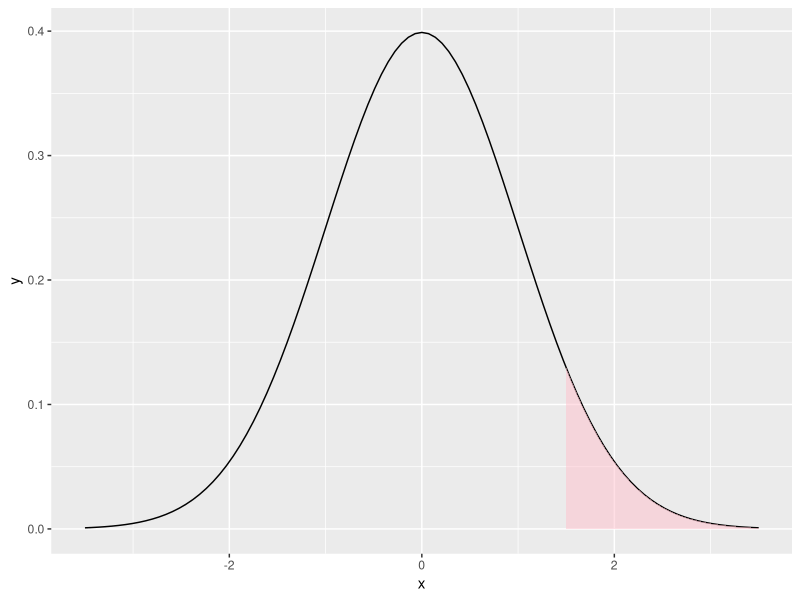
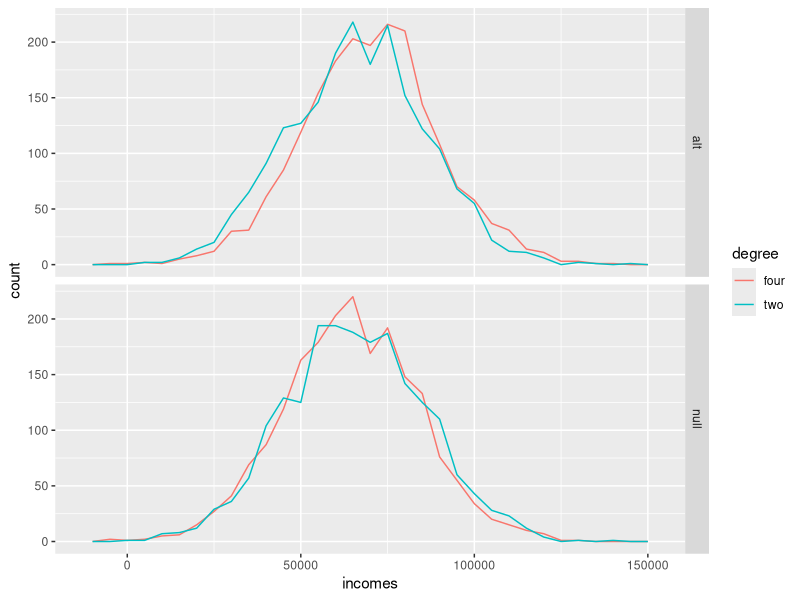
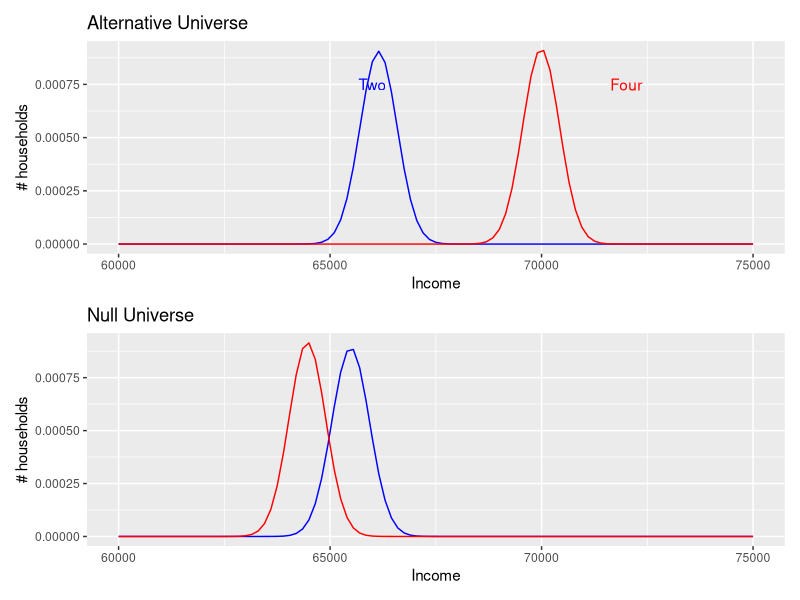
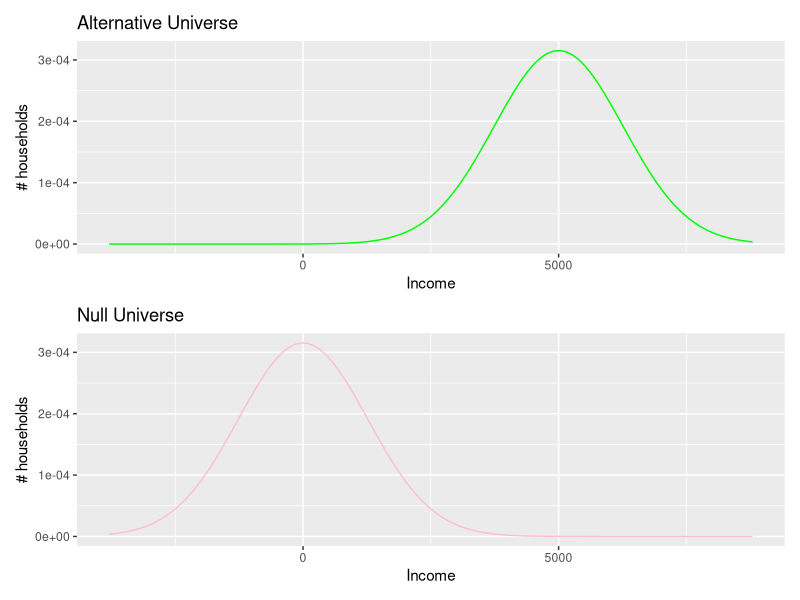
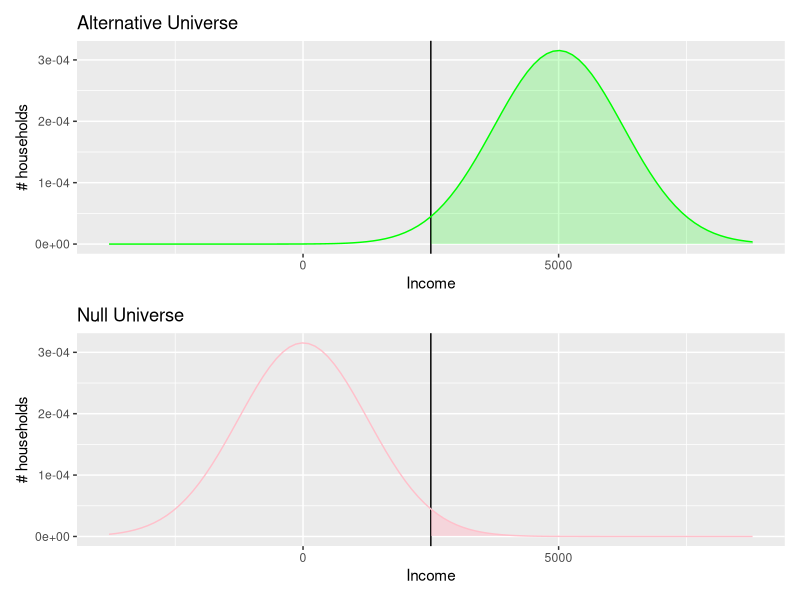
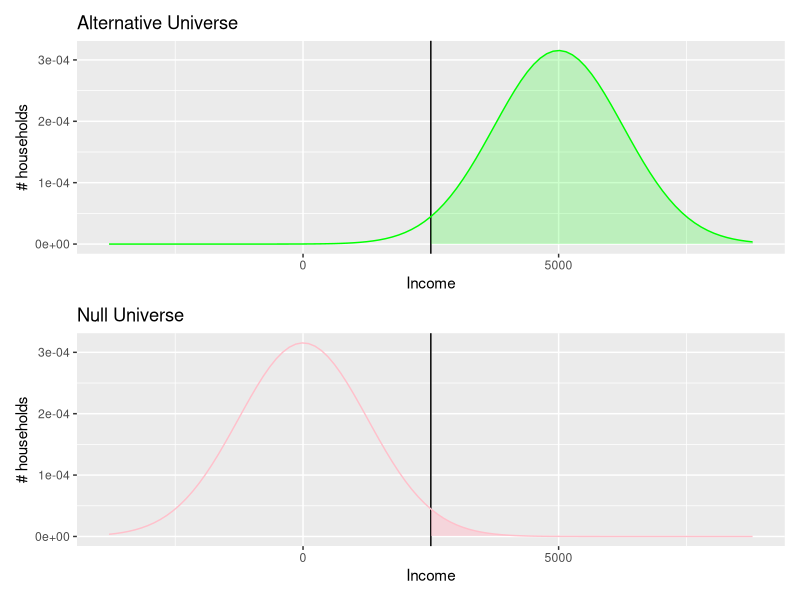

Recreate these plots in R, in order.
## ---- chunk 1
# hit the little play triangle now
1 + 1 
## ---- chunk 2
library(tidyverse)
## ---- chunk 3
absXLim = 3.5
z <-  1.5
xAx <- tibble(x = c(-absXLim, absXLim)) # x axis limits
  # make foundational plot
  basePlot <- ggplot(xAx, aes(x = x)) + 
    stat_function(fun = dnorm)
  # make shaded area
  theXLim <- c(z, absXLim)
  fullPlot <- basePlot + 
      stat_function(fun = dnorm,
                    xlim = theXLim, 
                    geom = "area",
                    fill = "pink", alpha = 0.5)
show(fullPlot)
## ---- chunk 4
#install.packages("patchwork")
library(tidyverse)
library(patchwork)
## ---- chunk 5
### generate example samples from a null and minimal important effect
avg_Aus_income <- 65000  # ave Austin income in US$
sd_Aus_income <- 20000

# minimally interesting potential diff between 2 and 4 year degree
cool_effect <- 5000
big_Aus_income <- avg_Aus_income + cool_effect

# sample size - the main variables we'll play with
samp_size <- 2000
## ---- chunk 6
## need 3 columns: $, degree, universe (null or alt)
# incomes: var name is of form degree_universe
two_null <- rnorm(samp_size, mean = avg_Aus_income, sd = sd_Aus_income)
four_null <- rnorm(samp_size, mean = avg_Aus_income, sd = sd_Aus_income)
two_alt <- rnorm(samp_size, mean = avg_Aus_income, sd = sd_Aus_income)
four_alt <- rnorm(samp_size, mean = big_Aus_income, sd = sd_Aus_income)

incomes <- c(two_null, four_null, two_alt, four_alt)

# degree... 
degree <- rep(rep(c("two", "four"), times = 2), each = samp_size)

# universe...
universe <- rep(c("null", "alt"), each = 2*samp_size)

# assemble le tibble
income_sim <- tibble(incomes, degree, universe)

## plotting of our samples
samples_plot <- income_sim %>% 
  ggplot(aes(x = incomes, color = degree)) +
  geom_freqpoly(binwidth = 5000) +
  facet_grid(universe ~ .)

show(samples_plot)

## ---- chunk 7
## compute means, ses, etc.
my_summary <- income_sim %>% 
  group_by(universe, degree) %>% 
  summarize(
    s_size = n(),
    my_means = mean(incomes), 
    my_sds = sd(incomes)) %>% 
  mutate(
    my_ses = my_sds/sqrt(s_size),
    my_CIs = my_ses * 1.96)
## ---- chunk 8
# tibble just for setting up x-axis of plot
my_XLim = c(60000, 75000)
xAx <- tibble(x = my_XLim) # x axis limits

### alternate universe first
# basic plot
altPlot <- ggplot(xAx, aes(x = x)) + 
  stat_function(fun = dnorm, 
                args = list(mean = my_summary[[2, 4]], sd = my_summary[[2, 6]]), color = "blue") +
  stat_function(fun = dnorm, 
                args = list(mean = my_summary[[1, 4]], sd = my_summary[[1, 6]]), color = "red")
# add goodies
altPlot <- altPlot +
  xlab("Income") +
  ylab("# households") +
  ggtitle("Alternative Universe") +
  annotate("text", x = avg_Aus_income +1000, y = .00075, label = "Two", color = "blue") + 
  annotate("text", x = big_Aus_income +2000, y = .00075, label = "Four", color = "red")

### null universe now
nullPlot <- ggplot(xAx, aes(x = x)) + 
  stat_function(fun = dnorm, 
                args = list(mean = my_summary[[4, 4]], sd = my_summary[[4, 6]]), color = "blue") +
  stat_function(fun = dnorm, 
                args = list(mean = my_summary[[3, 4]], sd = my_summary[[3, 6]]), color = "red")
# level up with goodies
nullPlot <- nullPlot +
  xlab("Income") +
  ylab("# households") +
  ggtitle("Null Universe")

show(altPlot / nullPlot)
## ---- chunk 9
# re-define here because we'll be playing with these
sd_Aus_income <- 20000 # mainly to remind myself
cool_effect <- 5000
criterion <- cool_effect/2
samp_size <- 500

# standard error of the difference
se_diff <- sqrt(2)*(sd_Aus_income)/sqrt(samp_size)

# tibble just for setting up x-axis of plot
x_ax_min <- -3*se_diff
x_ax_max <- cool_effect+3*se_diff
my_XLim = c(x_ax_min, x_ax_max)
xAx <- tibble(x = my_XLim) # x axis limits

### alternate universe first
# basic plot
altPlot <- ggplot(xAx, aes(x = x)) + 
  stat_function(fun = dnorm, 
                args = list(mean = cool_effect, sd = se_diff), color = "green")

# add goodies
altPlot <- altPlot +
  xlab("Income") +
  ylab("# households") +
  ggtitle("Alternative Universe")

### null universe now
nullPlot <- ggplot(xAx, aes(x = x)) + 
  stat_function(fun = dnorm, 
                args = list(mean = 0, sd = se_diff), color = "pink")
#  goodies
nullPlot <- nullPlot +
  xlab("Income") +
  ylab("# households") +
  ggtitle("Null Universe")

show(altPlot / nullPlot)
## ---- chunk 10
# re-define here because we'll be playing with these
sd_Aus_income <- 20000 # mainly to remind myself
cool_effect <- 5000
criterion <- cool_effect/2
samp_size <- 500

# standard error of the difference
se_diff <- sqrt(2)*(sd_Aus_income)/sqrt(samp_size)

# tibble just for setting up x-axis of plot
x_ax_min <- -3*se_diff
x_ax_max <- cool_effect+3*se_diff
my_XLim = c(x_ax_min, x_ax_max)
xAx <- tibble(x = my_XLim) # x axis limits

### alternate universe first
# basic plot
altPlot <- ggplot(xAx, aes(x = x)) + 
  geom_vline(xintercept = criterion) +
  stat_function(fun = dnorm, 
                args = list(mean = cool_effect, sd = se_diff), color = "green")
# fill false alarm rate
x_lim_fill <- c(criterion, x_ax_max)
altPlot <- altPlot +
  stat_function(fun = dnorm,
                args = list(mean = cool_effect, sd = se_diff), 
                xlim = x_lim_fill, 
                geom = "area",
                fill = "green", alpha = 0.2)
# add goodies
altPlot <- altPlot +
  xlab("Income") +
  ylab("# households") +
  ggtitle("Alternative Universe")

### null universe now
nullPlot <- ggplot(xAx, aes(x = x)) + 
  geom_vline(xintercept = criterion) +
  stat_function(fun = dnorm, 
                args = list(mean = 0, sd = se_diff), color = "pink")
x_lim_fill <- c(criterion, x_ax_max)
nullPlot <- nullPlot +
  stat_function(fun = dnorm,
                args = list(mean = 0, sd = se_diff), 
                xlim = x_lim_fill, 
                geom = "area",
                fill = "pink", alpha = 0.5)
#  goodies
nullPlot <- nullPlot +
  xlab("Income") +
  ylab("# households") +
  ggtitle("Null Universe")

show(altPlot / nullPlot)
## ---- chunk 11
my_power <- pnorm(criterion, mean = cool_effect, sd = se_diff, lower.tail = FALSE)
my_alpha <- pnorm(criterion, mean = 0, sd = se_diff, lower.tail = FALSE)

print(sprintf("For an n of %i", samp_size))
print(sprintf("Power is %.2f", my_power))
print(sprintf("Alpha is %.2f", my_alpha))
## ---- chunk 12
samp_size <- 500 # change me!

library(tidyverse)
library(patchwork)

# re-define here because we'll be playing with these
sd_Aus_income <- 20000 # mainly to remind myself
cool_effect <- 5000
criterion <- cool_effect/2


# standard error of the difference
se_diff <- sqrt(2)*(sd_Aus_income)/sqrt(samp_size)

# tibble just for setting up x-axis of plot
x_ax_min <- -3*se_diff
x_ax_max <- cool_effect+3*se_diff
my_XLim = c(x_ax_min, x_ax_max)
xAx <- tibble(x = my_XLim) # x axis limits

### alternate universe first
# basic plot
altPlot <- ggplot(xAx, aes(x = x)) + 
  geom_vline(xintercept = criterion) +
  stat_function(fun = dnorm, 
                args = list(mean = cool_effect, sd = se_diff), color = "green")
# fill false alarm rate
x_lim_fill <- c(criterion, x_ax_max)
altPlot <- altPlot +
  stat_function(fun = dnorm,
                args = list(mean = cool_effect, sd = se_diff), 
                xlim = x_lim_fill, 
                geom = "area",
                fill = "green", alpha = 0.2)
# add goodies
altPlot <- altPlot +
  xlab("Income") +
  ylab("# households") +
  ggtitle("Alternative Universe")

### null universe now
nullPlot <- ggplot(xAx, aes(x = x)) + 
  geom_vline(xintercept = criterion) +
  stat_function(fun = dnorm, 
                args = list(mean = 0, sd = se_diff), color = "pink")
x_lim_fill <- c(criterion, x_ax_max)
nullPlot <- nullPlot +
  stat_function(fun = dnorm,
                args = list(mean = 0, sd = se_diff), 
                xlim = x_lim_fill, 
                geom = "area",
                fill = "pink", alpha = 0.5)
#  goodies
nullPlot <- nullPlot +
  xlab("Income") +
  ylab("# households") +
  ggtitle("Null Universe")

show(altPlot / nullPlot)

my_power <- pnorm(criterion, mean = cool_effect, sd = se_diff, lower.tail = FALSE)
my_alpha <- pnorm(criterion, mean = 0, sd = se_diff, lower.tail = FALSE)

print(sprintf("For an n of %i", samp_size))
print(sprintf("Power is %.2f", my_power))
print(sprintf("Alpha is %.2f", my_alpha))
